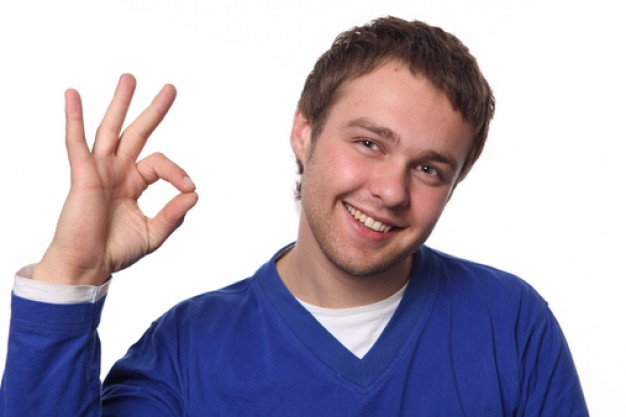
#> input picture resource/pic.jpg, 626 x 417 px
$ python image_transformation_flipping.py
#> lines starting #> are read from the running program, lines starting #| are printed output that depends on the picture
import cv2

image = cv2.imread("../resource/pic.jpg")
#> image is the input picture: shape (417, 626, 3); mean B, G, R 185.4, 169.3, 177

hor  = cv2.flip(image, 1)
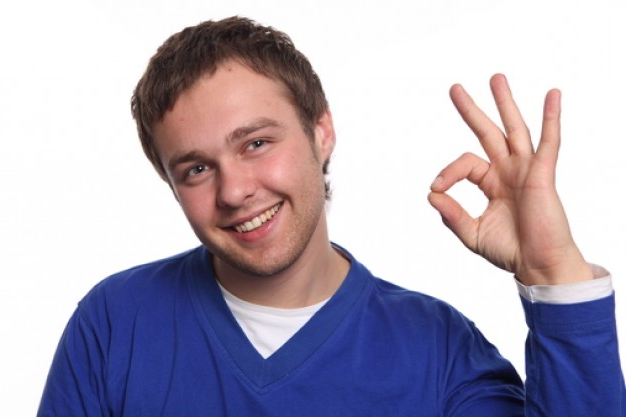
#> hor: shape (417, 626, 3); mean B, G, R 185.4, 169.3, 177
vert = cv2.flip(image, 0)
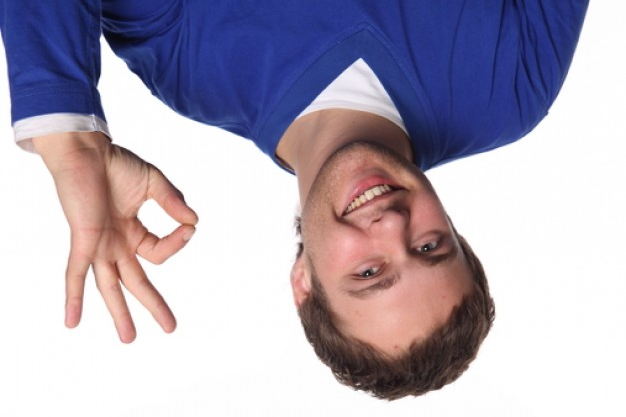
#> vert: shape (417, 626, 3); mean B, G, R 185.4, 169.3, 177

both = cv2.flip(image, -1)
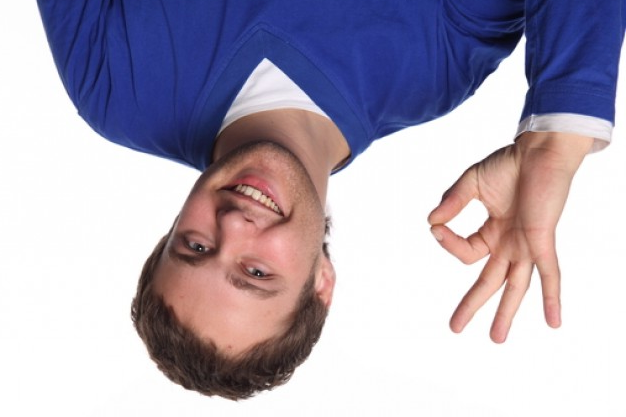
#> both: shape (417, 626, 3); mean B, G, R 185.4, 169.3, 177

cv2.imshow("Original", image)
cv2.imshow("Both flip", both)

cv2.waitKey(0)
